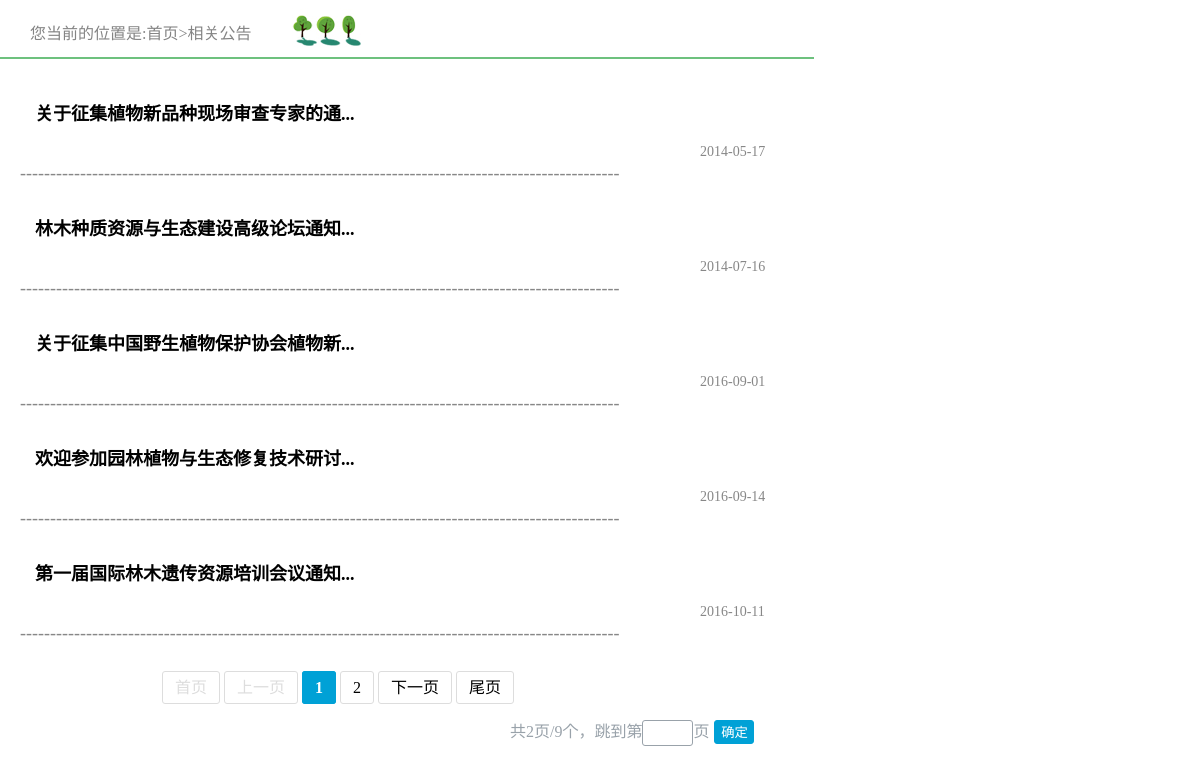
Page /tree/xiazai/xiazai_iframe.php?form=xiazai-gonggao&page=1 on the committed database.
### tree/php/open.php (called while the page is built, shortened)
<?php
function open_form_id_daoxu($form){
	$sql="select * from `$form` WHERE `view`='1' order by id desc ";
	$result= mysql_query($sql);
	return $result;
}
function substr_cut($str_cut,$length)
{
    if (strlen($str_cut) > $length)
    {
        for($i=0; $i < $length; $i++)
        if (ord($str_cut[$i]) > 128)    $i=$i+2;
        $str_cut = substr($str_cut,0,$i)."...";
    }
    return $str_cut;
}
?>

### tree/php/functions_xiazai.php (the view, shortened to what this page needs)
<?php
	include("open.php");
function titile($form){
	$div="<div class='title'>";
	$div.="<div class='nav'>";
	$div.="<span>您当前的位置是:</span>";
	$div.="<a href='../index.php' target='_blank'>首页></a>";
	switch($form){
			case "xiazai-gonggao":$div.="<a href='xiazai.php?form=xiazai-gonggao'>相关公告</a></div>";break;
		}
	$div.="<div class='background'></div></div>";
	echo $div;
}
function banner($form,$page){
		$total_sql="SELECT COUNT(*) FROM `$form` WHERE `view`='1'";			$total_result=mysql_fetch_array(mysql_query($total_sql));
			$total=$total_result[0];
		$showPage=5;
		$total_pages=ceil($total/$showPage);
		$page_banner="<div class='banner'>";
		$kaishi=1;
		$end=$total_pages;
		if($page>1){
			$page_banner.="<a href='".$_SERVER['PHP_SELF']."?form={$form}&page=1'>首页</a>";
			$page_banner.="<a href='".$_SERVER['PHP_SELF']."?form={$form}&page=".($page-1)."'>上一页</a>";
		}
		else{
			$page_banner.="<span class='disable'>首页</span>";
			$page_banner.="<span class='disable'>上一页</span>";
		}
		for($i=$kaishi;$i<=$end;$i++){
			if($page==$i){
				$page_banner.="<span class='current'>{$i}</span>";
			}
			else{
				$page_banner.="<a href='".$_SERVER['PHP_SELF']."?form={$form}&page=".$i."'>{$i}</a>";
			}
		}
		if($page<$total_pages){
			$page_banner.="<a href='".$_SERVER['PHP_SELF']."?form={$form}&page=".($page+1)."'>下一页</a>";
			$page_banner.="<a href='".$_SERVER['PHP_SELF']."?form={$form}&page=".$total_pages."'>尾页</a>";
		}
		else{
			$page_banner.="<span class='disable'>下一页</span>";
			$page_banner.="<span class='disable'>尾页</span>";
		}
		$page_banner.="<form action='".$_SERVER['PHP_SELF']."' method='get'>";
		$page_banner.="共".$total_pages."页/".$total."个，";
		$page_banner.="<input type='hidden' name='form' value='{$form}'>";
		$page_banner.="跳到第<input class='in1' type='text' size='2' name='page'>页";
		$page_banner.="<input class='in2' type='submit' value='确定' />";
		$page_banner.="</form>";
		$page_banner.="</div>";
		echo $page_banner;
}
function  fengye($form,$page){
		$star=($page-1)*5;
		$end=($page)*5;
		$dao=open_form_id_daoxu($form);
		$i=0;
		$li="<ul class='ul1'>";
		while($row=mysql_fetch_array($dao)){
			if($star<=$i&&$i<$end){
				if($star<$end){
					++$star;
						$li.="<li>";
						$li.="<a class='tit' href='xiazai_detail.php?form=".$form."&id=".$row["id"];
						$li.="&page=".$page;
						$li.="' target='_blank'>";
						$get_row=substr_cut($row["title"],50);
						$li.=$get_row;
						$li.="</a>";
						$li.="<a class='cont' href='xiazai_detail.php?form=".$form."&id=".$row["id"];
						$li.="&page=".$page;
						$li.="' target='_blank'>";
						if($row["picture"]){
							$get_row=substr_cut($row["content"],50);
						}
						else{
							$get_row=substr_cut($row["content"],70);
						}
						$li.=$get_row;
						$li.="</a>";
						$li.="<p class=\"time\">";
						$li.=$row["time"];
						$li.="</p>";
						$li.="<p class=\"xian\">----------------------------------------------------------------------------------------------------</p></li>";
				}
			}
			++$i;
		}
		$li.="</ul>";
		echo $li;
		banner($form,$page);
}
?>

### tree/css/chuShiHua.css (style rules this page uses)
body { margin: 0;padding: 0;font-family: "微软雅黑" }
* { text-decoration: none;list-style: none; padding:0px 0px 0px 0;margin: 0px 0px 0px 0px; border:none; }
p { padding:0px 0px 0px 0;margin: 0px 0px 0px 0px; }
a,input,button { outline:none;border:none }
a { color:#000; }
body { margin:0px auto; width:100%; background: #e8e8e8; }

### tree/css/information/information_iframe.css (style rules this page uses)
body { width: 814px; height:800px; margin: 0 0 0 0; background: #FFFFFF; }
#content .title { border-bottom:2px solid #6dc17e; width:814px; height:57px; }
#content .title .nav { margin-top:20px; margin-left:30px; color:#848484; font-size: 16px; float:left; }
#content .title .nav a { color:#848484; }
#content .title .background { width: 109px; height:57px; background: url(../tips_picture/nei-nav.jpg) no-repeat; float: left; }
#content .ul1 { width:780px; margin-left:20px; }
#content .ul1 li { width:780px; height:115px; position:relative; }
#content .ul1 li a { display: block; }
#content .ul1 li .tit { display: block; font-size: 18px; font-weight:bold; width:600px; height:22px; float:left; margin-top:40px; margin-left:15px; }
#content .ul1 li .cont { font-size: 16px; color:#878787; width:470px; height:20px; float:left; margin-top:15px; margin-left:15px; }
#content .ul1 li .time { font-size: 14px; color:#878787; width:180px; height:20px; position: absolute; top:85px; left:680px; }
#content .ul1 li .xian { font-size: 18px; color:#878787; width:780px; height:1px; position: absolute; line-height: 0px; top:114px; left:0px; }
#content .banner { font-size:16px; margin-top:40px; margin-left:160px; }
#content .banner a { border:1px solid #dddddd; border-radius:3px 3px; padding:7px 12px 7px 12px; margin:2px; text-decoration: none; }
#content .banner .current { border:1px solid #00a1d6; border-radius:3px 3px; padding:7px 12px 7px 12px; margin:2px; background:#00a1d6; color:#ffffff; font-weight: bold; }
#content .banner .disable { border:1px solid #dddddd; border-radius:3px 3px; padding:7px 12px 7px 12px; margin:2px; color:#dddddd; }
#content .banner form { margin-top:20px; margin-left:350px; color:#99a2aa; }
#content .banner form .in1 { border:1px solid #99a2aa; width:49px; height:24px; border-radius: 3px; }
#content .banner form .in2 { border:1px solid #00a1d6; width:40px; height:24px; border-radius: 3px; margin-left:5px; color:#ffffff; background:#00a1d6; cursor:pointer; }

### rows in the picture
xiazai-gonggao: value "关于征集植物新品种现场审查专家的通... 2014-05-17"
xiazai-gonggao: value "林木种质资源与生态建设高级论坛通知... 2014-07-16"
xiazai-gonggao: value "关于征集中国野生植物保护协会植物新... 2016-09-01"
xiazai-gonggao: value "欢迎参加园林植物与生态修复技术研讨... 2016-09-14"
xiazai-gonggao: value "第一届国际林木遗传资源培训会议通知... 2016-10-11"

### other values in the picture
$page_banner "共2页/9个，"
